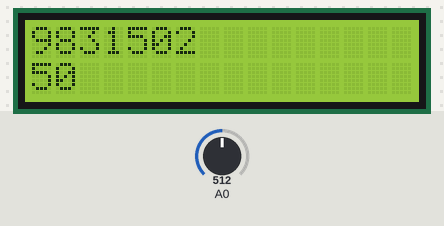
This sketch was run on a simulated Arduino Uno, built with avr-gcc and run on an emulated ATmega328P. Parts: 16×2 character LCD. Inputs (shaded band) come from the test bench; at power-on: A0 = 512.

Above: at 1.2 s.
1.3 s: A0 set to 716
At 2.0 s:
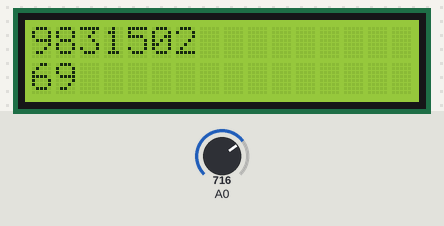
2.8 s: A0 set to 900
At 3.1 s:
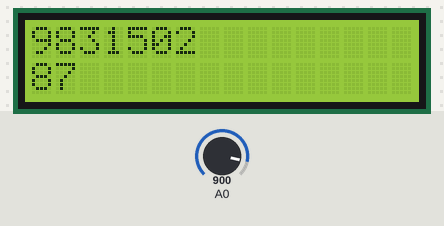
4.3 s: A0 set to 1023
At 5.4 s:
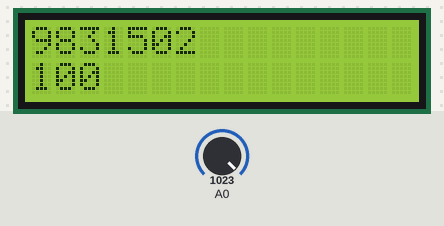
Timing chart, 0 to 7.3 s (numbered marks = the images above; inputs shaded):
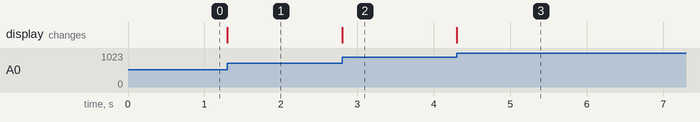

Measured:
- after the input at 1.3 s, the display: changes at once (image 1)
- after the input at 2.8 s, the display: changes at once (image 2)
- after the input at 4.3 s, the display: changes at once (image 3)

The sketch:

ldr_out.ino
```cpp
#include <LiquidCrystal.h>
LiquidCrystal lcd(7,6,5,4,3,2);
void setup() {
  // put your setup code here, to run once:
  lcd.begin(16, 2);
  lcd.print("9831502");
  lcd.setCursor(0, 1);


}

void loop() {
  // put your main code here, to run repeatedly:
  int ldr = analogRead(A0);
  lcd.setCursor(0, 1);
  lcd.print((int)(((double)ldr/1023)*100));
}
```
